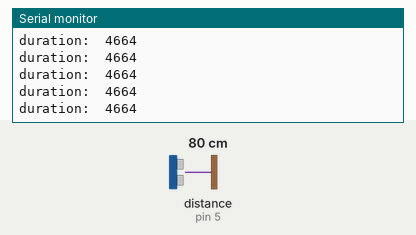
Simulated run of this sketch. Board: Arduino Uno, built with avr-gcc and run on an emulated ATmega328P. Parts: the last lines printed to the serial monitor. The test bench sets the inputs (shaded band); at power-on: distance to the obstacle (sensor on pin 5) 80 cm. The echo pulse lasts 58.3 µs per cm.

Above: at 1.2 s.
1.3 s: distance to the obstacle (sensor on pin 5) set to 2 cm
At 1.38 s:
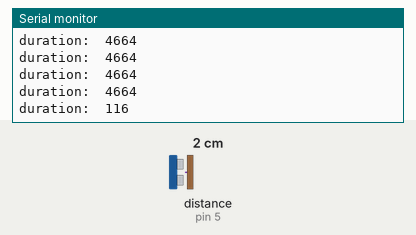
4.3 s: distance to the obstacle (sensor on pin 5) set to 250 cm
At 4.41 s:
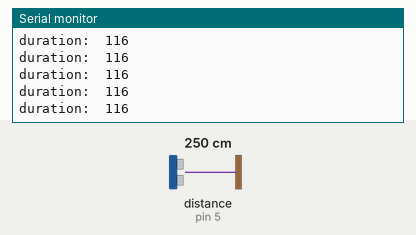
Timing chart, 0 to 7.3 s (numbered marks = the images above; inputs shaded):
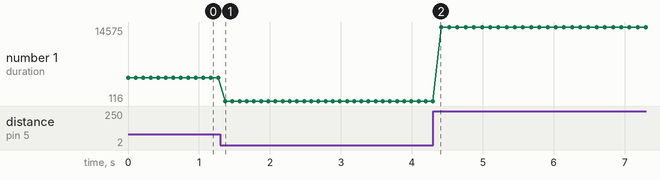

The sketch:

test_ultrasonic.ino
```cpp
void setup()
{
	pinMode(4, OUTPUT);
	pinMode(5, INPUT);
	digitalWrite(4, LOW);
	Serial.begin(9600);
}

void loop()
{
  long duration;

  pinMode(4, OUTPUT);
  digitalWrite(4, LOW);
  delayMicroseconds(2);
  digitalWrite(4, HIGH);
  delayMicroseconds(10);
  digitalWrite(4, LOW);

  pinMode(5, INPUT);
  duration = pulseIn(5, HIGH);


  Serial.print("duration:\t");
  Serial.print(duration);
  Serial.println();

  delay(100);
}
```

Measured:
- after the input at 1.3 s, the serial monitor: prints a new line after 0.07 s (image 1)
- plotted number 1: 4664 → 116 after the input at 1.3 s, 116 → 14575 after the input at 4.3 s
